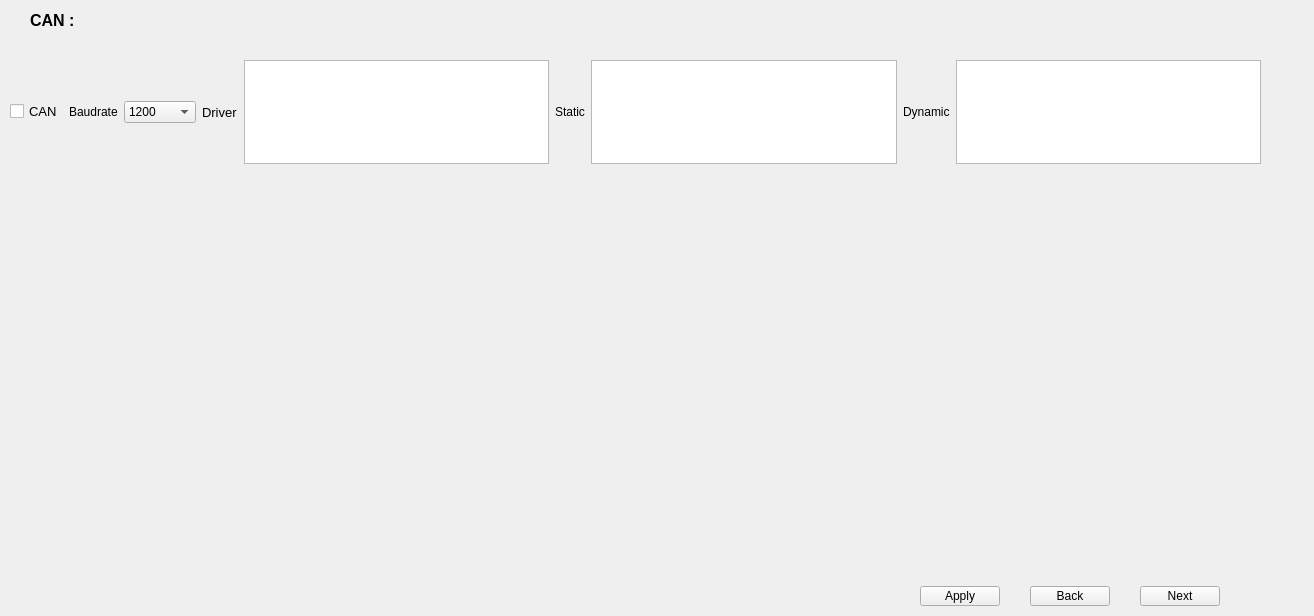
         <widget class="QWidget" name="scrollAreaWidgetContents_5">
          <property name="geometry">
           <rect>
            <x>0</x>
            <y>0</y>
            <width>1314</width>
            <height>616</height>
           </rect>
          </property>
          <widget class="QWidget" name="layoutWidget">
           <property name="geometry">
            <rect>
             <x>10</x>
             <y>60</y>
             <width>1251</width>
             <height>104</height>
            </rect>
           </property>
           <layout class="QHBoxLayout" name="horizontalLayout_12">
            <item>
             <widget class="QCheckBox" name="checkBox_13">
              <property name="font">
               <font>
                <pointsize>10</pointsize>
               </font>
              </property>
              <property name="text">
               <string>CAN</string>
              </property>
             </widget>
            </item>
            <item>
             <widget class="QLabel" name="label_55">
              <property name="text">
               <string>Baudrate</string>
              </property>
             </widget>
            </item>
            <item>
             <widget class="QComboBox" name="comboBox_8">
              <item>
               <property name="text">
                <string>1200</string>
               </property>
              </item>
              <item>
               <property name="text">
                <string>2400</string>
               </property>
              </item>
              <item>
               <property name="text">
                <string>4800</string>
               </property>
              </item>
              <item>
               <property name="text">
                <string>9600</string>
               </property>
              </item>
              <item>
               <property name="text">
                <string>14400</string>
               </property>
              </item>
              <item>
               <property name="text">
                <string>19200</string>
               </property>
              </item>
              <item>
               <property name="text">
                <string>38400</string>
               </property>
              </item>
              <item>
               <property name="text">
                <string>56000</string>
               </property>
              </item>
              <item>
               <property name="text">
                <string>57600</string>
               </property>
              </item>
              <item>
               <property name="text">
                <string>115200</string>
               </property>
              </item>
              <item>
               <property name="text">
                <string>230400</string>
               </property>
              </item>
              <item>
               <property name="text">
                <string>460800</string>
               </property>
              </item>
              <item>
               <property name="text">
                <string>921600</string>
               </property>
              </item>
             </widget>
            </item>
            <item>
             <widget class="QLabel" name="label_57">
              <property name="font">
               <font>
                <pointsize>10</pointsize>
               </font>
              </property>
              <property name="text">
               <string>Driver</string>
              </property>
             </widget>
            </item>
            <item>
             <widget class="QTextEdit" name="textEdit_39"/>
            </item>
            <item>
             <widget class="QLabel" name="label_58">
              <property name="text">
               <string>Static</string>
              </property>
             </widget>
            </item>
            <item>
             <widget class="QTextEdit" name="textEdit_40"/>
            </item>
            <item>
             <widget class="QLabel" name="label_59">
              <property name="text">
               <string>Dynamic</string>
              </property>
             </widget>
            </item>
            <item>
             <widget class="QTextEdit" name="textEdit_41"/>
            </item>
           </layout>
          </widget>
          <widget class="QLabel" name="label_42">
           <property name="geometry">
            <rect>
             <x>30</x>
             <y>10</y>
             <width>81</width>
             <height>21</height>
            </rect>
           </property>
           <property name="font">
            <font>
             <pointsize>12</pointsize>
             <weight>75</weight>
             <bold>true</bold>
            </font>
           </property>
           <property name="text">
            <string>CAN :</string>
           </property>
          </widget>
          <widget class="QPushButton" name="pushButton_12">
           <property name="geometry">
            <rect>
             <x>920</x>
             <y>586</y>
             <width>80</width>
             <height>20</height>
            </rect>
           </property>
           <property name="text">
            <string>Apply</string>
           </property>
          </widget>
          <widget class="QPushButton" name="pushButton_13">
           <property name="geometry">
            <rect>
             <x>1140</x>
             <y>586</y>
             <width>80</width>
             <height>20</height>
            </rect>
           </property>
           <property name="text">
            <string>Next</string>
           </property>
          </widget>
          <widget class="QPushButton" name="pushButton_14">
           <property name="geometry">
            <rect>
             <x>1030</x>
             <y>586</y>
             <width>80</width>
             <height>20</height>
            </rect>
           </property>
           <property name="text">
            <string>Back</string>
           </property>
          </widget>
         </widget>
